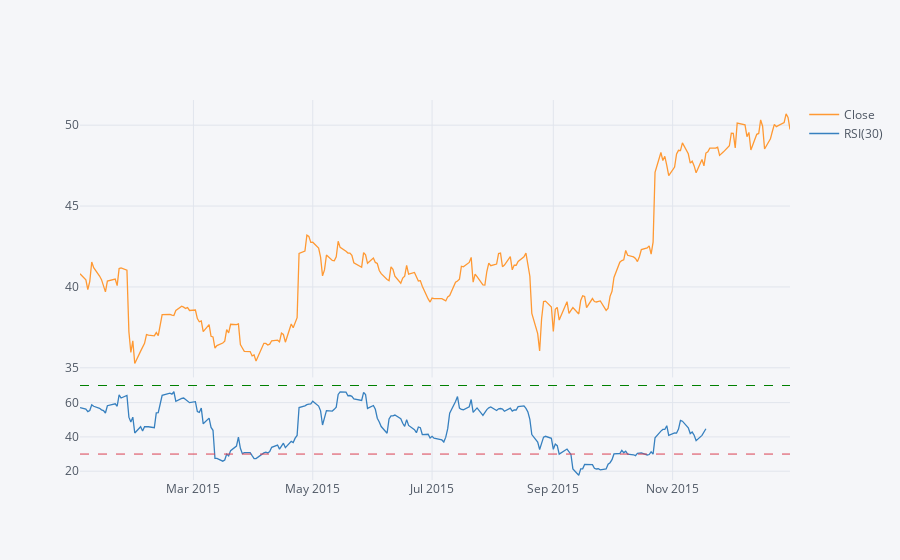

Source (notebook cell):
### Code cell
MSFT['Close'].loc['2015-01-01':'2016-01-01'].ta_plot(study='rsi',periods=[30],title='RSI')

### Figure 1 — Plotly figure (JSON) as saved in the notebook; plotly's stock layout.template omitted (floating-point values rounded to 4 significant figures; data arrays with more than 128 entries replaced by an {"elided": "..."} marker saying what was removed)
{"data": [{"line": {"color": "rgba(255, 153, 51, 1.0)", "dash": "solid", "shape": "linear", "width": 1.3}, "mode": "lines", "name": "Close", "text": "", "type": "scatter", "x": {"elided": "252 str values"}, "xaxis": "x", "y": {"elided": "252 float values"}, "yaxis": "y"}, {"line": {"color": "rgba(55, 128, 191, 1.0)", "dash": "solid", "shape": "linear", "width": 1.3}, "mode": "lines", "name": "RSI(30)", "text": "", "type": "scatter", "x": {"elided": "252 str values"}, "xaxis": "x2", "y": {"elided": "252 mixed values"}, "yaxis": "y2"}], "layout": {"legend": {"bgcolor": "#F5F6F9", "font": {"color": "#4D5663"}}, "paper_bgcolor": "#F5F6F9", "plot_bgcolor": "#F5F6F9", "shapes": [{"line": {"color": "#008000", "dash": "dash", "width": 1}, "type": "line", "x0": 0, "x1": 1, "xref": "paper", "y0": 70, "y1": 70, "yref": "y2"}, {"line": {"color": "#db4052", "dash": "dash", "width": 1}, "type": "line", "x0": 0, "x1": 1, "xref": "paper", "y0": 30, "y1": 30, "yref": "y2"}], "title": {"font": {"color": "#4D5663"}}, "xaxis": {"anchor": "y", "domain": [0, 1], "gridcolor": "#E1E5ED", "matches": "x2", "showgrid": true, "showticklabels": false, "tickfont": {"color": "#4D5663"}, "title": {"font": {"color": "#4D5663"}, "text": ""}, "zerolinecolor": "#E1E5ED"}, "xaxis2": {"anchor": "y2", "domain": [0, 1], "gridcolor": "#E1E5ED", "showgrid": true, "tickfont": {"color": "#4D5663"}, "title": {"font": {"color": "#4D5663"}, "text": ""}, "zerolinecolor": "#E1E5ED"}, "yaxis": {"anchor": "x", "domain": [0.27, 1], "gridcolor": "#E1E5ED", "showgrid": true, "tickfont": {"color": "#4D5663"}, "title": {"font": {"color": "#4D5663"}, "text": ""}, "zerolinecolor": "#E1E5ED"}, "yaxis2": {"anchor": "x2", "domain": [0, 0.25], "gridcolor": "#E1E5ED", "showgrid": true, "tickfont": {"color": "#4D5663"}, "title": {"font": {"color": "#4D5663"}, "text": ""}, "zerolinecolor": "#E1E5ED"}}}
